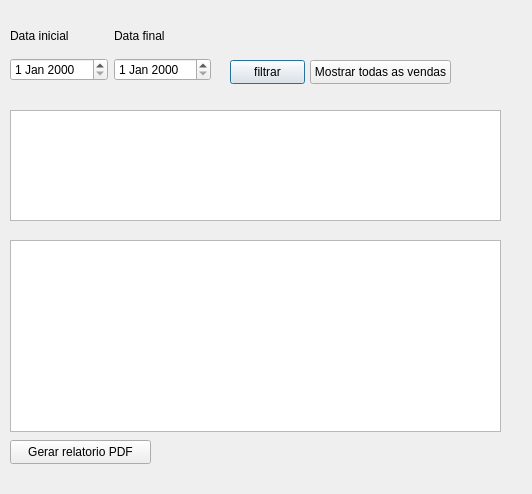
<?xml version="1.0" encoding="UTF-8"?>
<ui version="4.0">
 <class>fm_gestaovendas</class>
 <widget class="QDialog" name="fm_gestaovendas">
  <property name="geometry">
   <rect>
    <x>0</x>
    <y>0</y>
    <width>532</width>
    <height>494</height>
   </rect>
  </property>
  <property name="windowTitle">
   <string>Dialog</string>
  </property>
  <widget class="QPushButton" name="btn_filtrar">
   <property name="geometry">
    <rect>
     <x>230</x>
     <y>60</y>
     <width>75</width>
     <height>24</height>
    </rect>
   </property>
   <property name="text">
    <string>filtrar</string>
   </property>
  </widget>
  <widget class="QPushButton" name="pushButton_2">
   <property name="geometry">
    <rect>
     <x>10</x>
     <y>440</y>
     <width>141</width>
     <height>24</height>
    </rect>
   </property>
   <property name="text">
    <string>Gerar relatorio PDF</string>
   </property>
  </widget>
  <widget class="QTableWidget" name="tw_listavenda">
   <property name="geometry">
    <rect>
     <x>10</x>
     <y>110</y>
     <width>491</width>
     <height>111</height>
    </rect>
   </property>
  </widget>
  <widget class="QTableWidget" name="tw_listavendas">
   <property name="geometry">
    <rect>
     <x>10</x>
     <y>240</y>
     <width>491</width>
     <height>192</height>
    </rect>
   </property>
  </widget>
  <widget class="QPushButton" name="btn_showall">
   <property name="geometry">
    <rect>
     <x>310</x>
     <y>60</y>
     <width>141</width>
     <height>24</height>
    </rect>
   </property>
   <property name="text">
    <string>Mostrar todas as vendas</string>
   </property>
  </widget>
  <widget class="QWidget" name="">
   <property name="geometry">
    <rect>
     <x>10</x>
     <y>20</y>
     <width>201</width>
     <height>61</height>
    </rect>
   </property>
   <layout class="QHBoxLayout" name="horizontalLayout">
    <item>
     <layout class="QVBoxLayout" name="verticalLayout">
      <item>
       <widget class="QLabel" name="label">
        <property name="text">
         <string>Data inicial</string>
        </property>
       </widget>
      </item>
      <item>
       <widget class="QDateEdit" name="de_inicial"/>
      </item>
     </layout>
    </item>
    <item>
     <layout class="QVBoxLayout" name="verticalLayout_2">
      <item>
       <widget class="QLabel" name="label_2">
        <property name="text">
         <string>Data final</string>
        </property>
       </widget>
      </item>
      <item>
       <widget class="QDateEdit" name="de_final"/>
      </item>
     </layout>
    </item>
   </layout>
  </widget>
 </widget>
 <resources/>
 <connections/>
</ui>
